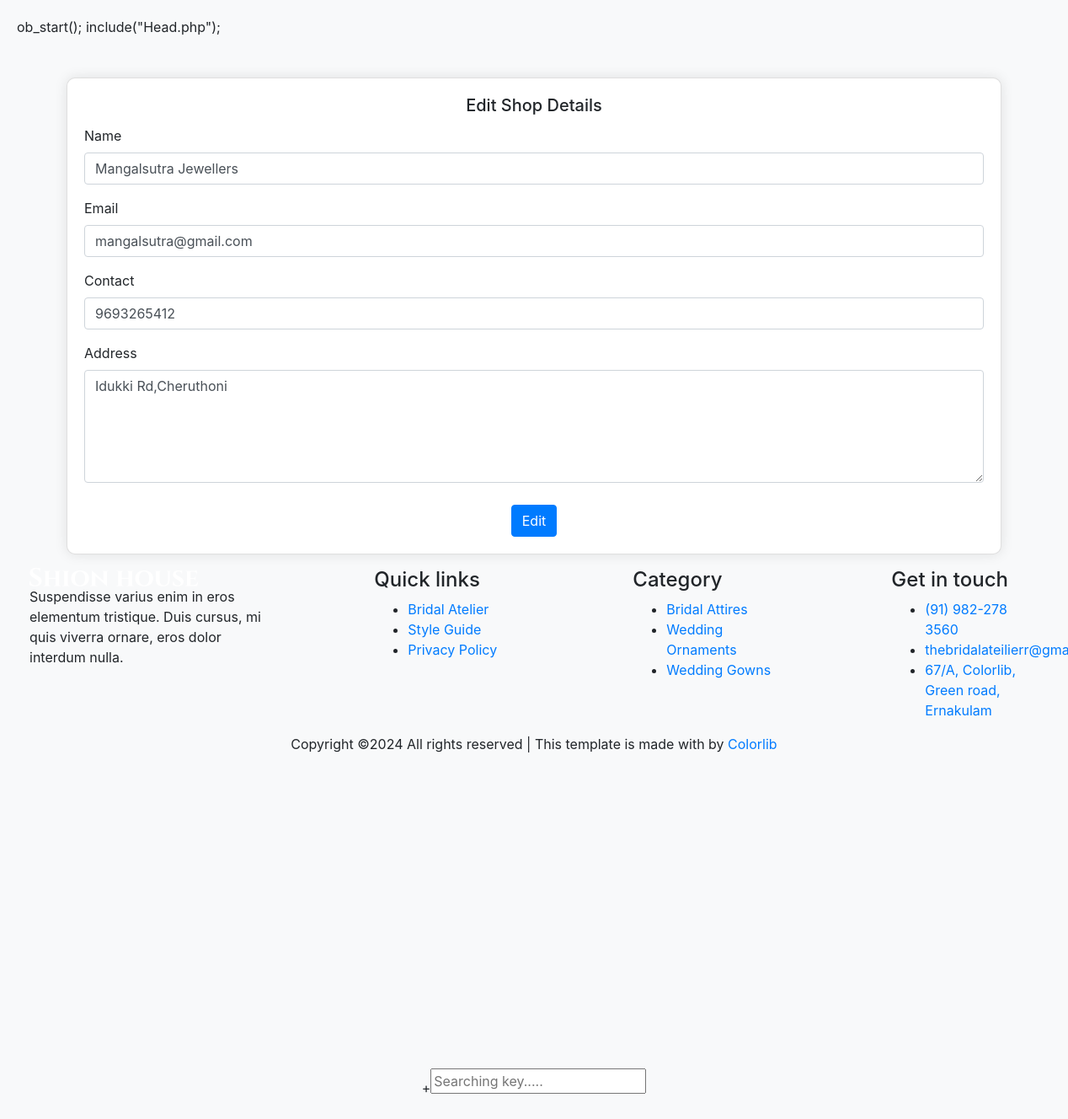
The page /Project/Shop/EditProfile.php (signed in) on the database its author committed.
### tables this page shows
CREATE TABLE `tbl_shop` (
  `shop_id` int(11) NOT NULL,
  `shop_name` varchar(30) NOT NULL,
  `shop_vstatus` int(11) NOT NULL DEFAULT 0,
  `shop_email` varchar(30) NOT NULL,
  `shop_password` varchar(8) NOT NULL,
  `shop_address` varchar(50) NOT NULL,
  `shop_logo` varchar(100) NOT NULL,
  `shop_proof` varchar(100) NOT NULL,
  `shop_doj` varchar(10) NOT NULL,
  `shop_contact` varchar(10) NOT NULL,
  `place_id` int(11) NOT NULL
);

### Project/Shop/EditProfile.php (the view, shortened to what this page needs)
include("Head.php");<?php
include("../Assets/Connection/connection.php");
    $selQry= "select * from tbl_shop where shop_id=".$_SESSION['sid'];
	$result= $con->query($selQry);
	$row =$result-> fetch_assoc();
		?>
<!DOCTYPE html PUBLIC "-//W3C//DTD XHTML 1.0 Transitional//EN" "http://www.w3.org/TR/xhtml1/DTD/xhtml1-transitional.dtd">
<html xmlns="http://www.w3.org/1999/xhtml">
<head>
<link href="https://stackpath.bootstrapcdn.com/bootstrap/4.5.2/css/bootstrap.min.css" rel="stylesheet">
</head>
<body>
<div class="container mt-5">
    <form id="form1" name="form1" method="post" action="">
        <div class="card">
            <div class="card-body">
                <h5 class="card-title text-center">Edit Shop Details</h5>
                <div class="form-group">
                    <label for="txt_name">Name</label>
                    <input type="text" class="form-control" name="txt_name" title="Name allows only alphabets, spaces, and the first letter must be capital letter" pattern="^[A-Z]+[a-zA-Z ]*$" id="txt_name" value="<?php echo $row['shop_name'];?>" required />
                </div>
                <div class="form-group">
                    <label for="txt_email">Email</label>
                    <input type="email" class="form-control" name="txt_email" id="txt_email" value="<?php echo $row['shop_email'];?>" required />
                </div>
                <div class="form-group">
                    <label for="txt_contact">Contact</label>
                    <input type="text" class="form-control" name="txt_contact" pattern="[7-9]{1}[0-9]{9}" title="Phone number should start with 7-9 followed by 9 digits (0-9)" id="txt_contact" value="<?php echo $row['shop_contact'];?>" required />
                </div>
                <div class="form-group">
                    <label for="txt_address">Address</label>
                    <textarea class="form-control" name="txt_address" id="txt_address" rows="5" required><?php echo $row['shop_address'];?></textarea>
                </div>
                <div class="text-center">
                    <input type="submit" class="btn btn-primary" name="btn_edit" id="btn_edit" value="Edit" />
                </div>
            </div>
        </div>
    </form>
</div>
</body>
</html>
<?php
            include("Foot.php");
?>

### Project/Shop/EditProfile.php (style rules this page uses)
body { background-color: #f8f9fa; padding: 20px; }
.card { border-radius: 10px; box-shadow: 0 0 15px rgba(0, 0, 0, 0.1); }
.form-control { margin-bottom: 10px; }
.btn { margin-top: 10px; }

### rows shown on the page
tbl_shop: txt_name "Mangalsutra Jewellers", txt_email "mangalsutra@gmail.com", txt_contact "9693265412", txt_address "Idukki Rd,Cheruthoni"
